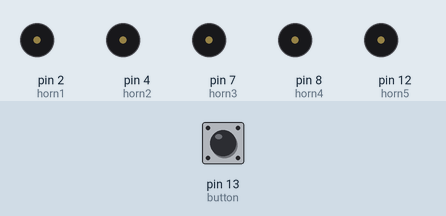
This sketch was run on a simulated Arduino Uno, built with avr-gcc and run on an emulated ATmega328P. On the bench: buzzer (waves = sounding, pin HIGH). The test bench sets the inputs (shaded band); at power-on: pin 13 (button) LOW. Random numbers use the default seed unless the sketch sets one.

Above: at 1.2 s.
1.3 s: pin 13 (button) pulled HIGH for 0.15 s
At 1.74 s:
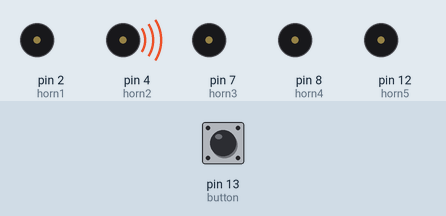
At 2.6 s:
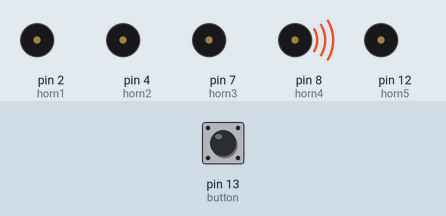
4.3 s: pin 13 (button) pulled HIGH for 3.2 s
At 6.48 s:
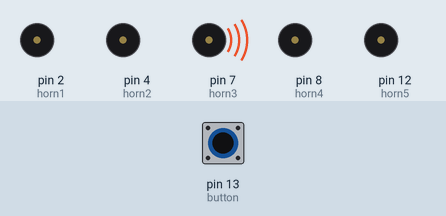
Timing chart, 0 to 13.8 s (numbered marks = the images above; inputs shaded):
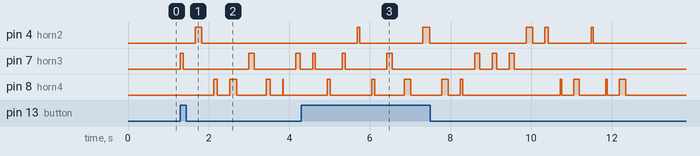

The sketch:

marksfinal.ino
```cpp
const int button = 13;
int buttonState = 0;
const int horn1 = 2;
const int horn2 = 4;
const int horn3 = 7;
const int horn4 = 8;
const int horn5 = 12;

void setup() {
  pinMode(horn1, OUTPUT);
  pinMode(horn2, OUTPUT);
  pinMode(horn3, OUTPUT);
  pinMode(horn4, OUTPUT);
  pinMode(horn5, OUTPUT);
  pinMode(button, INPUT);
}

void BlowAHorn(int theHorn, int BlowLength)
{
    digitalWrite(theHorn, HIGH);
    int offset = random(   -BlowLength*0.8,   BlowLength*0.8  );
    printf("%d", offset);
    delay(BlowLength + offset);
    digitalWrite(theHorn, LOW);
    delay(300);
}

void loop() {
buttonState = digitalRead(button);
  int hornlist[] = {  horn4, horn2, horn4, horn3, horn5, horn5, horn2, horn3, horn2, horn5, horn4, horn3, horn5, horn2 };
  size_t sz = sizeof(hornlist)/sizeof(int);
  if (buttonState == HIGH )
  {
    for(int i=0; i < sz; i++)
    {
        BlowAHorn(hornlist[random(0,4)], 100);
    }
  }
}
```

Measured:
- after the input at 1.3 s, pin 4 (horn2): LOW → HIGH after 0.37 s, → LOW 0.16 s later; pin 7 (horn3): goes HIGH 0.07 s, LOW 1.6 s, HIGH 0.13 s, LOW 1.0 s, HIGH 0.12 s, then LOW, starting at once; pin 8 (horn4): LOW → HIGH after 0.83 s, → LOW 0.09 s later, → HIGH 0.30 s later, → LOW 0.18 s later, … (8 changes in this stretch)
